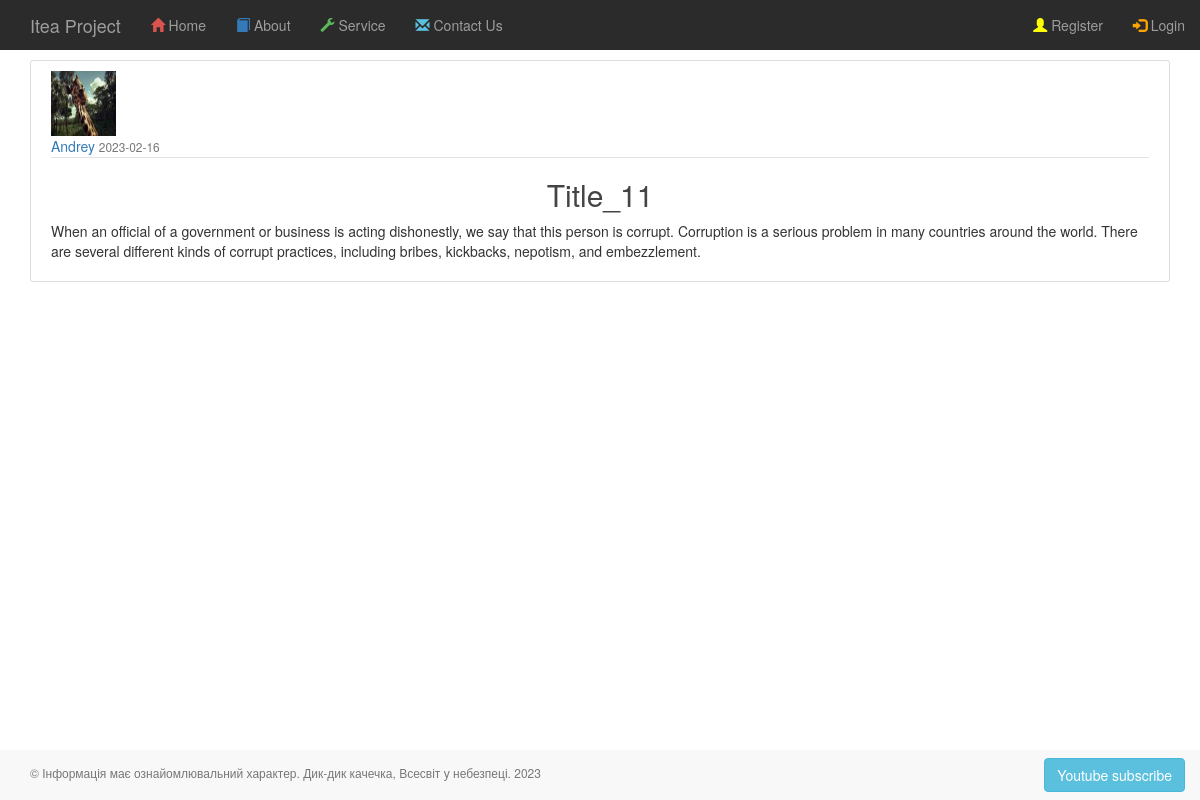
Page /posts/post/12 on the committed database.
### app/auth/models.py (models this page shows, shortened)
class Profile(BaseModel):
    avatar = CharField()
    info = TextField()
    city = CharField()
    age = IntegerField()

class User(BaseModel, UserMixin):
    username = CharField(max_length=100)
    email = CharField(max_length=200, unique=True, index=True)
    __password_hash = CharField(max_length=128)
    last_visit = DateTimeField(default=datetime.datetime.now)
    role = ForeignKeyField(Role, backref='users')
    profile = ForeignKeyField(Profile)
    @property
    def password(self):
        raise AttributeError('password is not a valid attribute')

class Post(BaseModel):
    title = CharField(max_length=100)
    content = TextField(default="")
    date_posted = DateTimeField(default=datetime.datetime.utcnow)
    author = ForeignKeyField(User)

### app/posts/routes.py (the view)
@posts.route("/post/<int:post_id>")
def post_func(post_id):
    post = Post.select().where(Post.id == post_id).first()
    if not post:
        abort(404)
    return render_template('posts/posts.html',
                           title=post.title,
                           post=post)

### app/templates/posts/posts.html (shortened to what this page needs)
{% extends '_base.html' %}
{% block page_content %}
    <article class="media content-section">
        <img class="rounded-circle article-img"
             src="{{ url_for('static', filename='profile_pics/' + post.author.profile.avatar) }}">
        <div class="media-body">
            <div class="article-metadata">
                <a class="mr-2" href="#">{{ post.author.username }}</a>
                <small class="text-muted">{{ post.date_posted.strftime('%Y-%m-%d') }}</small>
            </div>
            <h2 class="article-title">{{ post.title }}</h2>
            <p class="article-content">{{ post.content }}</p>
        </div>
    </article>
{% endblock page_content %}

### app/static/css/styles_blog.css (style rules this page uses)
.content-section { background: #ffffff; padding: 10px 20px; border: 1px solid #dddddd; border-radius: 3px; margin-bottom: 20px; }
.article-title { color: #444444; }
.article-content { white-space: pre-line; }
.article-img { height: 65px; width: 65px; margin-right: 16px; }
.article-metadata { padding-bottom: 1px; margin-bottom: 4px; border-bottom: 1px solid #e3e3e3 }

### app/static/css/styles.css (style rules this page uses)
h1, h2, h3 { text-align: center; }

### rows in the picture
Profile: avatar (picture)
User: author.username "Andrey"
Post: date_posted "2023-02-16", title "Title_11", content "When an official of a government or business is acting dishonestly, we say that this person is corrupt. Corruption is a serious problem in many countries around the world. There are several different kinds of corrupt practices, including bribes, kickbacks, nepotism, and embezzlement."
